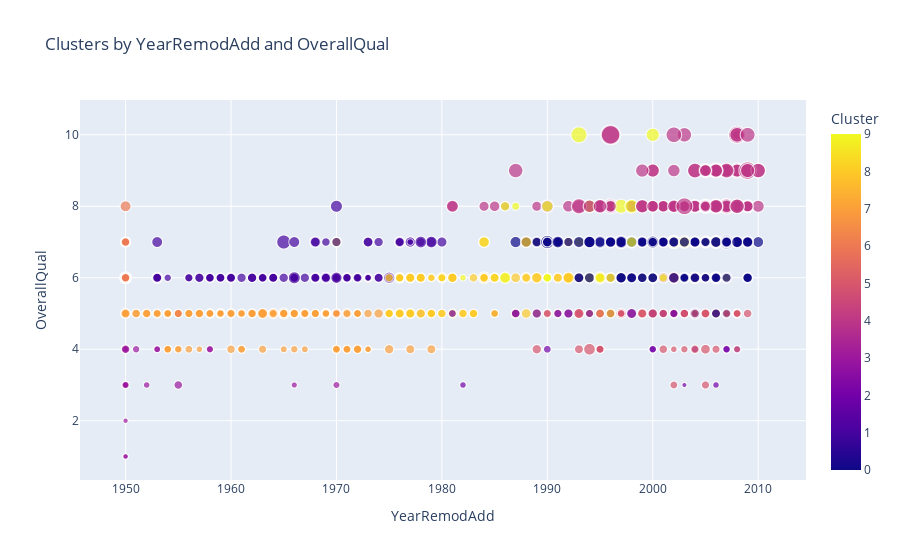

Notebook cell for this chart:
### Code cell
fig = px.scatter(
    data,
    x="YearRemodAdd",
    y="OverallQual",
    color="Cluster",
    size="SalePrice",
    title="Clusters by YearRemodAdd and OverallQual"
)
fig.show()

### Figure 1 — Plotly figure (JSON) as saved in the notebook; plotly's stock layout.template omitted (floating-point values rounded to 4 significant figures; data arrays with more than 128 entries replaced by an {"elided": "..."} marker saying what was removed)
{"data": [{"hovertemplate": "YearRemodAdd=%{x}<br>OverallQual=%{y}<br>SalePrice=%{marker.size}<br>Cluster=%{marker.color}<extra></extra>", "legendgroup": "", "marker": {"color": {"elided": "1168 int values"}, "coloraxis": "coloraxis", "size": {"elided": "1168 int values"}, "sizemode": "area", "sizeref": 1862.0, "symbol": "circle"}, "mode": "markers", "name": "", "showlegend": false, "type": "scattergl", "x": {"elided": "1168 int values"}, "xaxis": "x", "y": {"elided": "1168 int values"}, "yaxis": "y"}], "layout": {"coloraxis": {"colorbar": {"title": {"text": "Cluster"}}, "colorscale": [[0, "#0d0887"], [0.1111, "#46039f"], [0.2222, "#7201a8"], [0.3333, "#9c179e"], [0.4444, "#bd3786"], [0.5556, "#d8576b"], [0.6667, "#ed7953"], [0.7778, "#fb9f3a"], [0.8889, "#fdca26"], [1, "#f0f921"]]}, "legend": {"itemsizing": "constant", "tracegroupgap": 0}, "title": {"text": "Clusters by YearRemodAdd and OverallQual"}, "xaxis": {"anchor": "y", "domain": [0, 1], "title": {"text": "YearRemodAdd"}}, "yaxis": {"anchor": "x", "domain": [0, 1], "title": {"text": "OverallQual"}}}}
